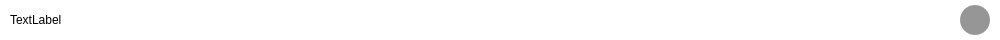
<?xml version="1.0" encoding="UTF-8"?>
<ui version="4.0">
 <class>Form</class>
 <widget class="QWidget" name="Form">
  <property name="geometry">
   <rect>
    <x>0</x>
    <y>0</y>
    <width>1000</width>
    <height>40</height>
   </rect>
  </property>
  <property name="minimumSize">
   <size>
    <width>600</width>
    <height>40</height>
   </size>
  </property>
  <property name="maximumSize">
   <size>
    <width>1000</width>
    <height>40</height>
   </size>
  </property>
  <property name="windowTitle">
   <string>Form</string>
  </property>
  <property name="styleSheet">
   <string notr="true">background-color: rgb(255, 255, 255);
border-width: 0px;
border-radius: 20px;</string>
  </property>
  <widget class="QPushButton" name="removeButton">
   <property name="geometry">
    <rect>
     <x>960</x>
     <y>5</y>
     <width>30</width>
     <height>30</height>
    </rect>
   </property>
   <property name="styleSheet">
    <string notr="true">background-color: rgb(150, 150, 150);
border-radius: 15px;</string>
   </property>
   <property name="text">
    <string/>
   </property>
   <property name="icon">
    <iconset>
     <normaloff>../icons/remove-button.png</normaloff>../icons/remove-button.png</iconset>
   </property>
   <property name="iconSize">
    <size>
     <width>30</width>
     <height>30</height>
    </size>
   </property>
  </widget>
  <widget class="QLabel" name="attachmentLabel">
   <property name="geometry">
    <rect>
     <x>10</x>
     <y>5</y>
     <width>900</width>
     <height>30</height>
    </rect>
   </property>
   <property name="styleSheet">
    <string notr="true">font: 57 9pt &quot;Roboto Mono Medium&quot;;</string>
   </property>
   <property name="text">
    <string>TextLabel</string>
   </property>
   <property name="scaledContents">
    <bool>true</bool>
   </property>
   <property name="wordWrap">
    <bool>true</bool>
   </property>
  </widget>
 </widget>
 <resources/>
 <connections/>
</ui>
